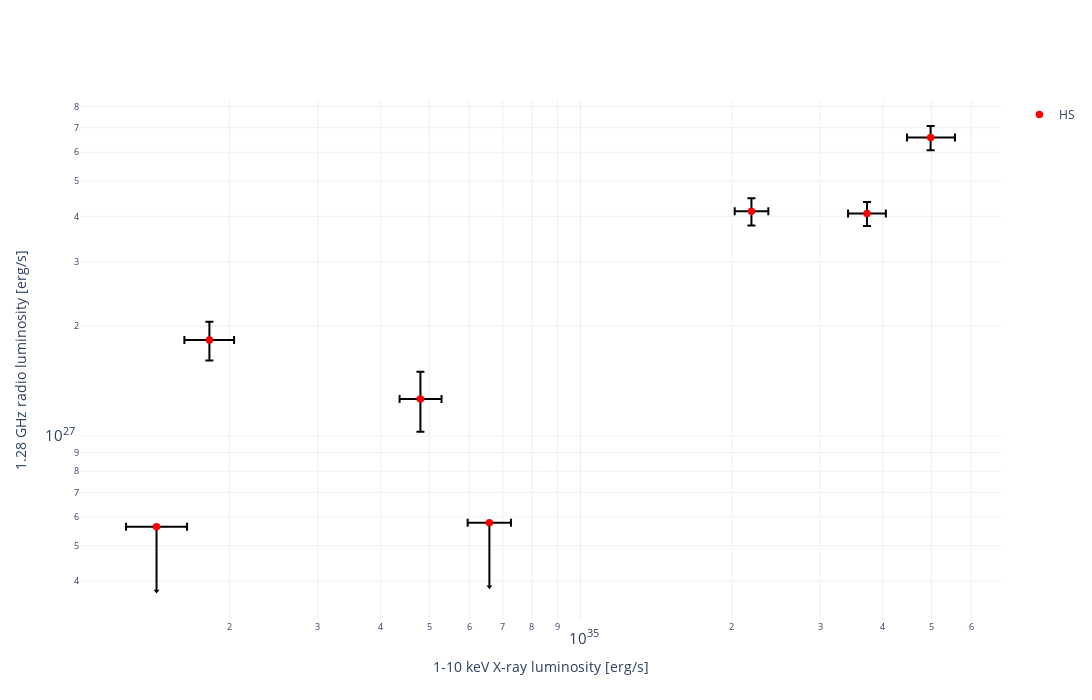

Notebook cell for this chart:
### Code cell
plot_Lr_Lx_plotly(interpolated_data, colourby="state")

### Figure 1 — Plotly figure (JSON) as saved in the notebook; plotly's stock layout.template omitted (floating-point values rounded to 4 significant figures)
{"data": [{"error_x": {"array": [5.88e+34, 3.358e+34, 4.883e+33, 2.184e+33, 1.762e+34, 2.151e+33, 6.845e+33], "arrayminus": [5.102e+34, 3.097e+34, 4.375e+33, 1.977e+33, 1.617e+34, 1.867e+33, 6.245e+33], "color": "black", "symmetric": false, "type": "data", "visible": true}, "error_y": {"array": [5.004e+26, 3.086e+26, 2.361e+26, 2.23e+26, 3.563e+26, 0.0, 0.0], "color": "black", "type": "data", "visible": true}, "hoverinfo": "skip", "marker": {"color": "blue", "size": 0}, "mode": "markers", "showlegend": false, "type": "scatter", "x": [4.979e+35, 3.72e+35, 4.8e+34, 1.824e+34, 2.19e+35, 1.432e+34, 6.586e+34], "y": [6.579e+27, 4.072e+27, 1.264e+27, 1.833e+27, 4.132e+27, 5.639e+26, 5.785e+26]}, {"error_y": {"arrayminus": [1.88e+26], "color": "black", "type": "data", "visible": true, "width": 0}, "hoverinfo": "skip", "marker": {"color": "blue", "size": 0}, "mode": "markers", "showlegend": false, "type": "scatter", "x": [1.432e+34], "y": [5.639e+26]}, {"hoverinfo": "skip", "marker": {"color": "black", "size": 5, "symbol": "triangle-down"}, "mode": "markers", "showlegend": false, "type": "scatter", "x": [1.432e+34], "y": [3.76e+26]}, {"error_y": {"arrayminus": [1.928e+26], "color": "black", "type": "data", "visible": true, "width": 0}, "hoverinfo": "skip", "marker": {"color": "blue", "size": 0}, "mode": "markers", "showlegend": false, "type": "scatter", "x": [6.586e+34], "y": [5.785e+26]}, {"hoverinfo": "skip", "marker": {"color": "black", "size": 5, "symbol": "triangle-down"}, "mode": "markers", "showlegend": false, "type": "scatter", "x": [6.586e+34], "y": [3.856e+26]}, {"marker": {"color": "red", "size": 7.5, "symbol": "circle"}, "mode": "markers", "name": "HS", "type": "scatter", "x": [4.979e+35, 3.72e+35, 4.8e+34, 1.824e+34, 2.19e+35, 1.432e+34, 6.586e+34], "y": [6.579e+27, 4.072e+27, 1.264e+27, 1.833e+27, 4.132e+27, 5.639e+26, 5.785e+26]}], "layout": {"height": 700, "width": 1200, "xaxis": {"title": {"text": "1-10 keV X-ray luminosity [erg/s]"}, "type": "log"}, "yaxis": {"title": {"text": "1.28 GHz radio luminosity [erg/s]"}, "type": "log"}}}
